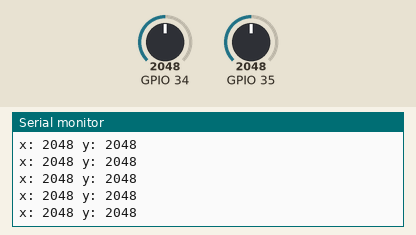
This sketch was run on a simulated ESP32. Shown: the last lines printed to the serial monitor. The inputs (shaded band) are chosen by the test bench; at power-on: GPIO 34 = 2048, GPIO 35 = 2048.

Above: at 1.2 s.
1.3 s: GPIO 34 set to 2866
At 1.31 s:
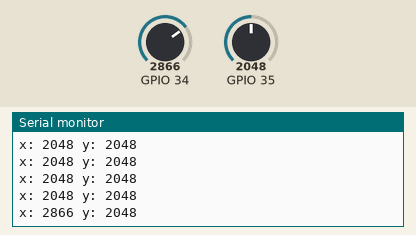
2.8 s: GPIO 35 set to 2866
At 2.82 s:
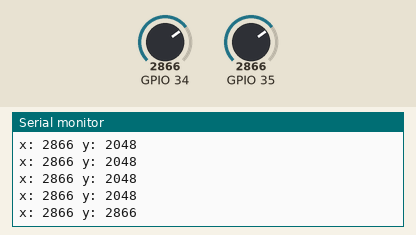
4.3 s: GPIO 34 set to 3603
At 4.33 s:
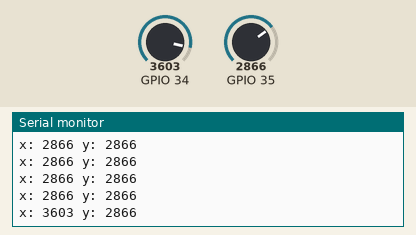
5.8 s: GPIO 35 set to 3603
At 5.84 s:
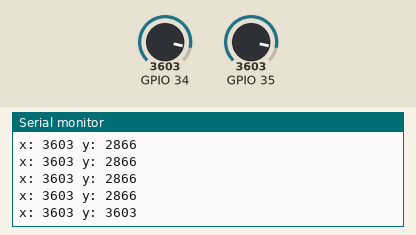
Timing chart, 0 to 8.3 s (numbered marks = the images above; inputs shaded):
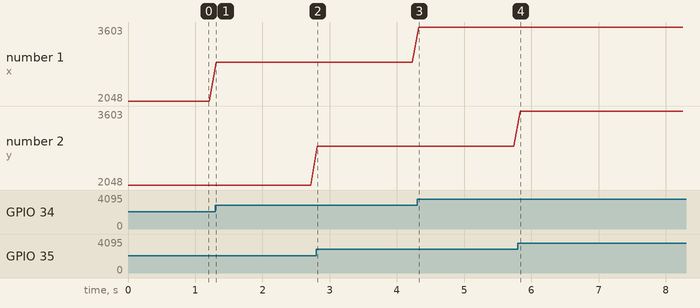

Measured:
- after the input at 1.3 s, the serial monitor: prints a new line at once (image 1)
- after the input at 2.8 s, the serial monitor: prints a new line at once (image 2)
- after the input at 4.3 s, the serial monitor: prints a new line at once (image 3)
- after the input at 5.8 s, the serial monitor: prints a new line at once (image 4)
- plotted number 1: 2048 → 2866 after the input at 1.3 s, 2866 → 3603 after the input at 4.3 s

The sketch:

pilotN24.ino
```cpp
#include <esp_now.h>
#include <WiFi.h>

typedef struct struct_message {
  int x;
  int y;
} struct_message;

struct_message joystickData;

uint8_t receiverMAC[] = {0x8C, 0x4F, 0x00, 0xAD, 0x6F, 0x54};

void setup() {
  Serial.begin(115200);
  WiFi.mode(WIFI_STA);

  if (esp_now_init() != ESP_OK) {
    Serial.println("Błąd inicjalizacji ESP-NOW");
    return;
  }

  esp_now_peer_info_t peerInfo = {};
  memcpy(peerInfo.peer_addr, receiverMAC, 6);
  peerInfo.channel = 0;
  peerInfo.encrypt = false;


  if (esp_now_add_peer(&peerInfo) != ESP_OK) {
    Serial.println("reciver error");
    return;
  }
}

void loop() {
  joystickData.x = analogRead(34);
  joystickData.y = analogRead(35);

  esp_err_t result = esp_now_send(receiverMAC, (uint8_t *) &joystickData, sizeof(joystickData));

  if (result == ESP_OK) {
    Serial.print("x: ");
    Serial.print(joystickData.x);
    Serial.print(" y: ");
    Serial.println(joystickData.y);
  } else {
    Serial.println("sending error");
  }

  delay(100);
}
```
